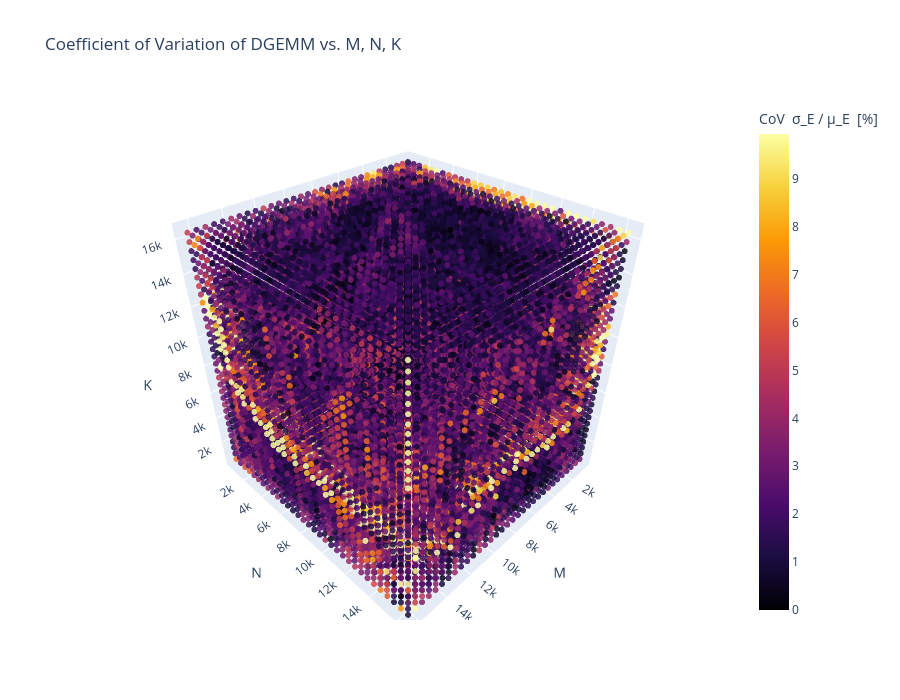

The notebook cell saved with this chart:
### Code cell
# Interactive variability cube — hover for μ, σ, CoV, and call count.
fig = go.Figure(go.Scatter3d(
    x=variability['m'], y=variability['n'], z=variability['k'],
    mode='markers',
    marker=dict(
        size=3.5, color=variability['CoV_pct'],
        colorscale='Inferno', cmin=vmin_v, cmax=vmax_v,
        opacity=0.85,
        colorbar=dict(title='CoV  σ_E / μ_E  [%]'),
    ),
    customdata=np.stack([
        variability['Energy_mean'].values,
        variability['Energy_std'].values,
        variability['CoV_pct'].values,
        variability['Calls'].values,
    ], axis=-1),
    hovertemplate=(
        'M=%{x}, N=%{y}, K=%{z}<br>'
        'mean   = %{customdata[0]:.3f} J<br>'
        'sigma  = %{customdata[1]:.3f} J<br>'
        'CoV    = %{customdata[2]:.2f} %<br>'
        'calls  = %{customdata[3]}<extra></extra>'
    ),
))
fig.update_layout(
    title='Coefficient of Variation of DGEMM vs. M, N, K',
    scene=dict(xaxis_title='M', yaxis_title='N', zaxis_title='K'),
    height=700, width=900,
)
fig.show()

### Figure 1 — Plotly figure (JSON) as saved in the notebook; plotly's stock layout.template omitted (floating-point values rounded to 4 significant figures; data arrays with more than 128 entries replaced by an {"elided": "..."} marker saying what was removed)
{"data": [{"customdata": {"elided": "32768x4 float values"}, "hovertemplate": "M=%{x}, N=%{y}, K=%{z}<br>mean   = %{customdata[0]:.3f} J<br>sigma  = %{customdata[1]:.3f} J<br>CoV    = %{customdata[2]:.2f} %<br>calls  = %{customdata[3]}<extra></extra>", "marker": {"cmax": 9.933, "cmin": 0, "color": {"elided": "32768 float values"}, "colorbar": {"title": {"text": "CoV  σ_E / μ_E  [%]"}}, "colorscale": [[0, "#000004"], [0.1111, "#1b0c41"], [0.2222, "#4a0c6b"], [0.3333, "#781c6d"], [0.4444, "#a52c60"], [0.5556, "#cf4446"], [0.6667, "#ed6925"], [0.7778, "#fb9b06"], [0.8889, "#f7d13d"], [1, "#fcffa4"]], "opacity": 0.85, "size": 3.5}, "mode": "markers", "type": "scatter3d", "x": {"elided": "32768 int values"}, "y": {"elided": "32768 int values"}, "z": {"elided": "32768 int values"}}], "layout": {"height": 700, "scene": {"xaxis": {"title": {"text": "M"}}, "yaxis": {"title": {"text": "N"}}, "zaxis": {"title": {"text": "K"}}}, "title": {"text": "Coefficient of Variation of DGEMM vs. M, N, K"}, "width": 900}}
